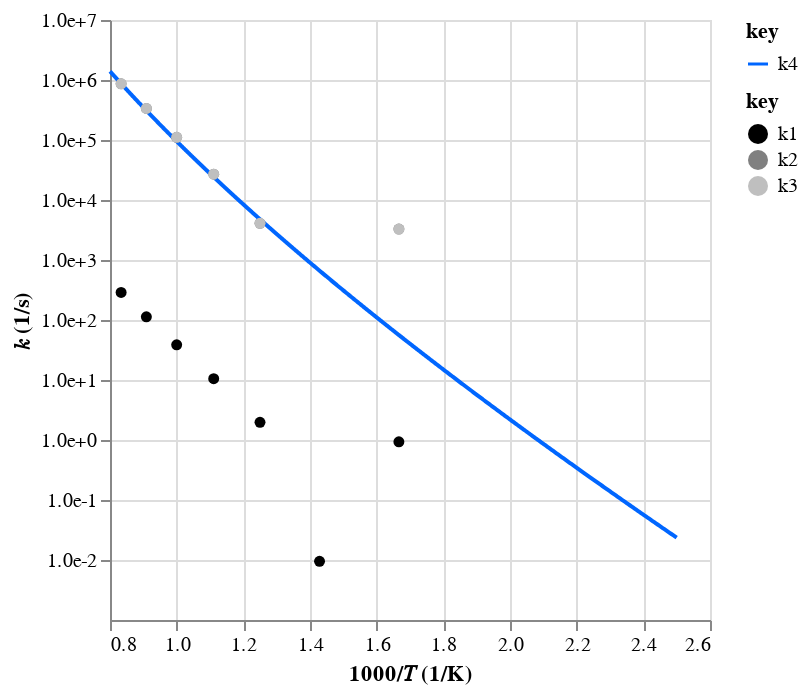

Here is the notebook cell this chart was saved with:
### Code cell
# S(725)r1 = C5O2qarhfr (= OH(4) + C5H8O(833)) (ring-open => OH)
open_oh_mess_out_fake = r"""
W4->W10

P\T           500       600       700       800       900     1e+03   1.1e+03   1.2e+03   1.3e+03   1.4e+03   1.5e+03   1.6e+03   1.7e+03   1.8e+03   1.9e+03     2e+03
0.1         0.163      1.17    0.0771     0.214    0.0732     0.626      2.43      9.71        37       126       366  1.59e+03  7.87e+03  4.72e+04  2.03e+05  8.12e+05
1         -0.0607     0.933    0.0095      1.97      10.5      38.6       113       288       652  1.81e+03  6.76e+03  2.97e+04  1.43e+05  6.63e+05  2.29e+06   7.1e+06
10         -0.007     -5.19     0.895      6.04      63.6       358  1.31e+03  3.54e+03  4.05e+04  1.22e+04  4.93e+05  1.45e+06  4.06e+06   1.1e+07  2.61e+07  5.76e+07
100           326       871     0.119      1.93        40  1.54e+05  7.61e+05  2.91e+06  8.74e+06  2.12e+07  4.52e+07  8.34e+07  1.43e+08  2.35e+08  3.69e+08  5.59e+08
O-O        0.0297      9.91       630  1.42e+04  1.59e+05   1.1e+06  5.35e+06     2e+07  6.08e+07  1.58e+08   3.6e+08   7.4e+08   1.4e+09  2.46e+09  4.08e+09  6.42e+09
"""
open_oh_mess_out_real = r"""
W4->P1

P\T           500       600       700       800       900     1e+03   1.1e+03   1.2e+03   1.3e+03   1.4e+03   1.5e+03   1.6e+03   1.7e+03   1.8e+03   1.9e+03     2e+03
0.1          91.5       820      58.1       235       785   3.4e+03  1.33e+04  5.26e+04  2.06e+05  7.32e+05  2.18e+06  5.89e+06  1.31e+07  2.67e+07  5.05e+07  8.28e+07
1           -45.6  3.28e+03      -328  4.08e+03  2.69e+04  1.11e+05  3.36e+05  8.64e+05  2.03e+06   4.5e+06  9.45e+06  1.97e+07  3.75e+07   6.9e+07  1.21e+08   1.9e+08
10           -406      -134       542  1.18e+04  1.15e+05  6.54e+05  2.47e+06  6.82e+06  1.51e+07  2.87e+07   4.9e+07  7.98e+07  1.23e+08  1.86e+08  2.81e+08  3.94e+08
100           346  1.83e+03       524   1.2e+04  1.31e+05  8.73e+05  3.97e+06  1.33e+07   3.5e+07   7.5e+07  1.35e+08  2.16e+08  3.12e+08  4.19e+08  5.45e+08  6.69e+08
O-O           ***       ***       ***       ***       ***       ***       ***       ***       ***       ***       ***       ***       ***       ***       ***       ***
"""
open_oh_rxn_fake = ac.rate.from_mess_channel_output(open_oh_mess_out_fake)
open_oh_rxn_real = ac.rate.from_mess_channel_output(open_oh_mess_out_real)
open_oh_rxn_data = open_oh_rxn_fake + open_oh_rxn_real
open_oh_rxn_fit = ac.rate.fit_plog(open_oh_rxn_data)
ac.rate.display([open_oh_rxn_fake, open_oh_rxn_real, open_oh_rxn_data, open_oh_rxn_fit])

### Figure 1 — Vega-Lite specification as saved in the notebook (floating-point values rounded to 4 significant figures; data arrays with more than 128 entries replaced by an {"elided": "..."} marker saying what was removed)
{"config": {"view": {"continuousWidth": 300, "continuousHeight": 300}}, "layer": [{"data": {"name": "data-aade935c63aa378a225c3ca787778fe1"}, "mark": {"type": "line"}, "encoding": {"color": {"field": "key", "scale": {"domain": ["k4"], "range": ["#0066ff"]}, "type": "nominal"}, "x": {"field": "x", "scale": {"zero": false}, "title": "1000/𝑇 (1/K)", "type": "quantitative"}, "y": {"axis": {"format": ".1e", "values": [0.01, 0.1, 1, 10, 100, 1000, 10000, 100000, 1000000, 10000000]}, "field": "value", "scale": {"type": "log"}, "title": "𝑘 (1/s)", "type": "quantitative"}}, "transform": [{"fold": ["k4"]}]}, {"data": {"name": "data-0a544232e2dec6015a4a3291104673a3"}, "mark": {"type": "point", "filled": true, "opacity": 1}, "encoding": {"color": {"field": "key", "scale": {"domain": ["k1", "k2", "k3"], "range": ["#000000", "#808080ff", "#bfbfbfff"]}, "type": "nominal"}, "x": {"field": "x", "scale": {"zero": false}, "title": "1000/𝑇 (1/K)", "type": "quantitative"}, "y": {"axis": {"format": ".1e", "values": [0.01, 0.1, 1, 10, 100, 1000, 10000, 100000, 1000000, 10000000]}, "field": "value", "scale": {"type": "log"}, "title": "𝑘 (1/s)", "type": "quantitative"}}, "transform": [{"fold": ["k1", "k2", "k3"]}]}], "resolve": {"scale": {"color": "independent"}}, "$schema": "https://vega.github.io/schema/vega-lite/v5.20.1.json", "datasets": {"data-aade935c63aa378a225c3ca787778fe1": {"elided": "1000 records"}, "data-0a544232e2dec6015a4a3291104673a3": [{"x": 2.0, "k1": null, "k2": null, "k3": null}, {"x": 1.667, "k1": 0.933, "k2": 3280.0, "k3": 3281.0}, {"x": 1.429, "k1": 0.0095, "k2": null, "k3": null}, {"x": 1.25, "k1": 1.97, "k2": 4080.0, "k3": 4082.0}, {"x": 1.111, "k1": 10.5, "k2": 26900.0, "k3": 26910.0}, {"x": 1.0, "k1": 38.6, "k2": 111000.0, "k3": 111000.0}, {"x": 0.9091, "k1": 113.0, "k2": 336000.0, "k3": 336100.0}, {"x": 0.8333, "k1": 288.0, "k2": 864000.0, "k3": 864300.0}]}}
